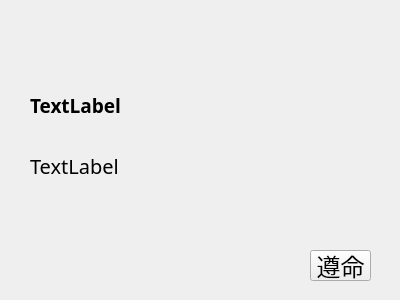
<?xml version="1.0" encoding="UTF-8"?>
<ui version="4.0">
 <class>BigMessage</class>
 <widget class="QWidget" name="BigMessage">
  <property name="geometry">
   <rect>
    <x>0</x>
    <y>0</y>
    <width>400</width>
    <height>300</height>
   </rect>
  </property>
  <property name="windowTitle">
   <string>Form</string>
  </property>
  <widget class="QLabel" name="label">
   <property name="geometry">
    <rect>
     <x>30</x>
     <y>70</y>
     <width>550</width>
     <height>71</height>
    </rect>
   </property>
   <property name="font">
    <font>
     <family>方正舒体</family>
     <pointsize>14</pointsize>
     <weight>75</weight>
     <bold>true</bold>
    </font>
   </property>
   <property name="text">
    <string>TextLabel</string>
   </property>
  </widget>
  <widget class="QLabel" name="label_2">
   <property name="geometry">
    <rect>
     <x>30</x>
     <y>140</y>
     <width>550</width>
     <height>51</height>
    </rect>
   </property>
   <property name="font">
    <font>
     <family>华文琥珀</family>
     <pointsize>15</pointsize>
     <weight>50</weight>
     <bold>false</bold>
    </font>
   </property>
   <property name="text">
    <string>TextLabel</string>
   </property>
  </widget>
  <widget class="QPushButton" name="pushButton">
   <property name="geometry">
    <rect>
     <x>310</x>
     <y>250</y>
     <width>61</width>
     <height>31</height>
    </rect>
   </property>
   <property name="font">
    <font>
     <family>华文彩云</family>
     <pointsize>18</pointsize>
    </font>
   </property>
   <property name="text">
    <string>遵命</string>
   </property>
  </widget>
 </widget>
 <resources/>
 <connections/>
</ui>
